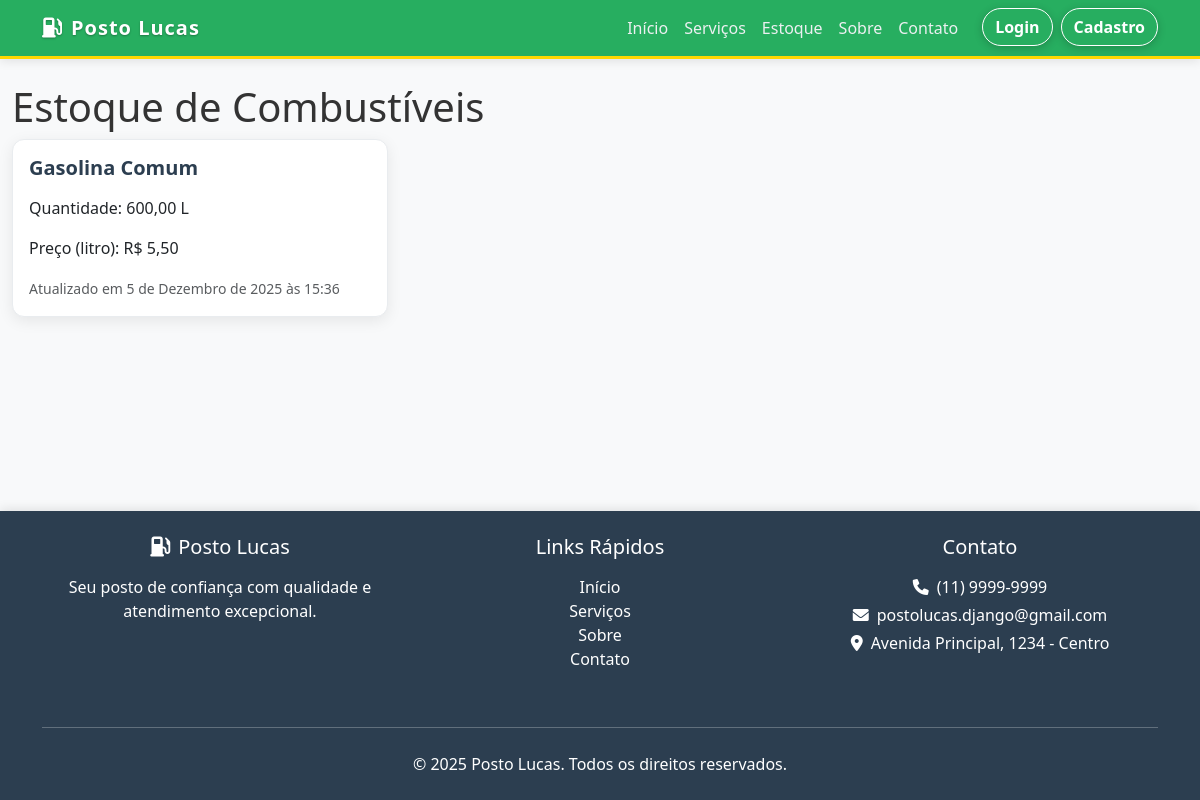
The app's page /gerenciamento/estoque/visivel/, older data.
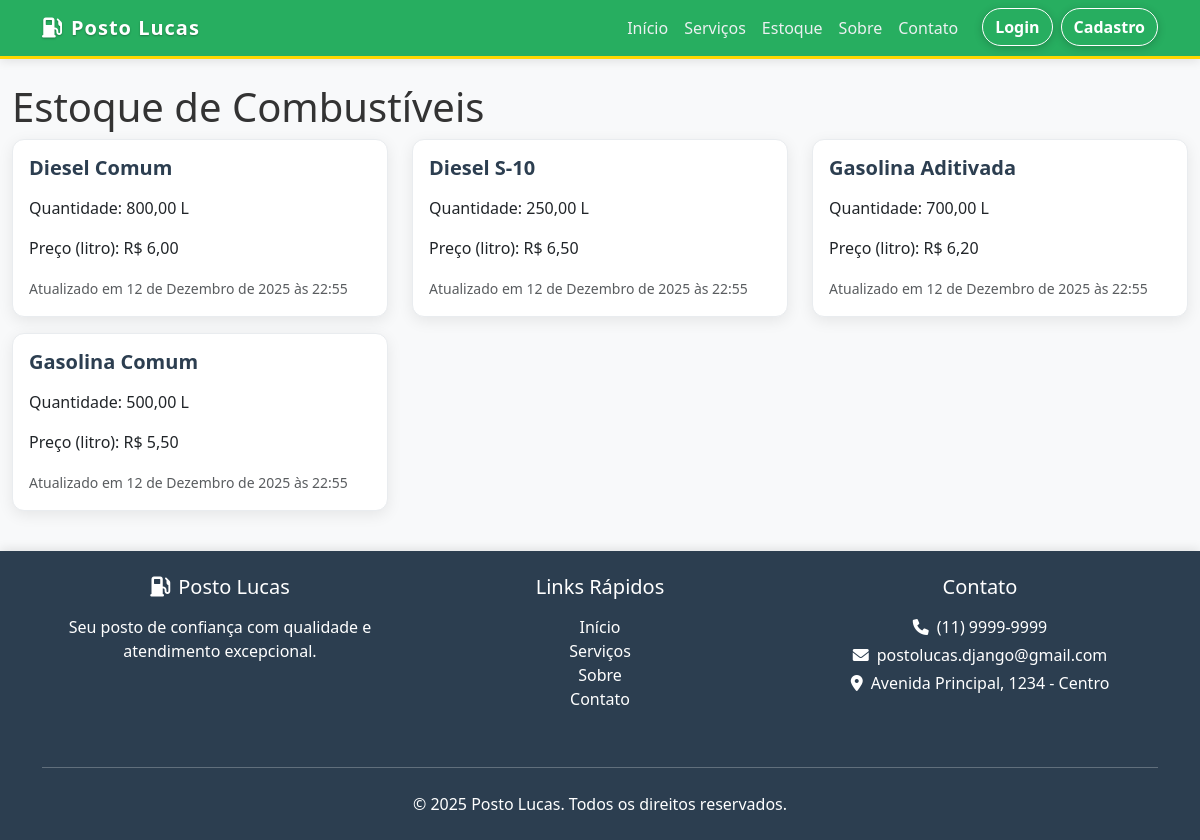
The same page, newer data.
### apps/gerenciamento/models.py (models this page shows, shortened)
class EstoqueGasolina(models.Model):
    TIPOS_COMBUSTIVEL = [
        ('GAS_COMUM', 'Gasolina Comum'),
        ('GAS_ADITIVADA', 'Gasolina Aditivada'),
        ('DIESEL_COMUM', 'Diesel Comum'),
        ('DIESEL_S10', 'Diesel S-10'),
        ('ETANOL', 'Etanol'),
    ]
    tipo = models.CharField(
        max_length=20,
        choices=TIPOS_COMBUSTIVEL,
        unique=True,
        verbose_name="Tipo de Combustível"
    )
    quantidade_litros = models.DecimalField(
        max_digits=10,
        decimal_places=2,
        default=Decimal('0.00'),
        verbose_name="Estoque (Litros)"
    )
    preco_atual_litro = models.DecimalField(
        max_digits=10,
        decimal_places=2,
        default=Decimal('0.00'),
        verbose_name="Preço Atual por Litro (R$)"
    )
    data_ultima_atualizacao = models.DateTimeField(
        auto_now=True,
        verbose_name="Última Atualização"
    )
    class Meta:
        verbose_name = "Estoque de Combustível"
        verbose_name_plural = "Estoque de Combustíveis"

### apps/gerenciamento/views.py (the view)
# urls.py: path('estoque/visivel/', views.estoque_visivel_view, name='estoque_visivel'),
def estoque_visivel_view(request):
    estoques = EstoqueGasolina.objects.all().order_by('tipo')
    context = {
        'estoques': estoques,
        'titulo': 'Estoque de Combustíveis'
    }
    return render(request, 'gerenciamento/estoque_visivel.html', context)

### templates/gerenciamento/estoque_visivel.html
{% extends 'shared/base.html' %} {% block content %}
<h1>{{ titulo }}</h1>
<div class="row">
    {% for item in estoques %}
    <div class="col-md-4 mb-3">
    <div class="card">
        <div class="card-body">
        <h5 class="card-title">{{ item.get_tipo_display }}</h5>
        <p class="card-text">Quantidade: {{ item.quantidade_litros }} L</p>
        <p class="card-text">Preço (litro): R$ {{ item.preco_atual_litro }}</p>
        {% if item.data_ultima_atualizacao %}
        <small class="text-muted"
            >Atualizado em {{ item.data_ultima_atualizacao }}</small
        >
        {% endif %}
        </div>
    </div>
    </div>
    {% empty %}
    <p>Não há combustíveis cadastrados no momento.</p>
    {% endfor %}
</div>
{% endblock %}

### templates/shared/base.html (shortened to what this page needs)
{% load static %}
<!DOCTYPE html>
<html lang="pt-br">
  <head>
    <link
      href="https://cdn.jsdelivr.net/npm/bootstrap@5.3.3/dist/css/bootstrap.min.css"
      rel="stylesheet"
    />
    <link rel="stylesheet" href="https://cdnjs.cloudflare.com/ajax/libs/font-awesome/6.0.0/css/all.min.css">
    <link rel="stylesheet" href="{% static 'css/style.css' %}?v=7" />
  </head>
  <body>
    {% include "shared/partials/_header.html" %}
    <main class="container my-4">
       {% block content %}{% endblock %}
    </main>
    {% include "shared/partials/_footer.html" %} {% block extra_js %}{%endblock%} {% include "shared/partials/_popups.html" %} {% include "shared/partials/_logout_modal.html" %}
  </body>
</html>

### templates/shared/partials/_header.html (shortened to what this page needs)
{% load static %}
{% load custom_filters %}
<nav class="navbar navbar-expand-lg navbar-dark">
    <div class="container">
        <a class="navbar-brand" href="{% url 'home' %}">
            <i class="fas fa-gas-pump me-2"></i>Posto Lucas
        </a>
        <div class="collapse navbar-collapse" id="navbarNav">
            <ul class="navbar-nav ms-auto">
                <li class="nav-item">
                    <a class="nav-link" href="{% url 'home' %}">Início</a>
                </li>
                {% if not user.is_authenticated or not user.is_superuser and not user|is_employee %}
                <li class="nav-item">
                    <a class="nav-link" href="{% url 'lista_servicos' %}">Serviços</a>
                </li>
                <li class="nav-item">
                    <a class="nav-link" href="{% url 'estoque_visivel' %}">Estoque</a>
                </li>
                {% endif %}
                <li class="nav-item">
                    <a class="nav-link" href="{% url 'sobre' %}">Sobre</a>
                </li>
                <li class="nav-item">
                    <a class="nav-link" href="{% url 'contato' %}">Contato</a>
                </li>
                {% if user.is_authenticated %}
                <li class="nav-item ms-3">
                    <span class="nav-link text-white">Olá, **{{ user.username }}!**</span>
                </li>
                <li class="nav-item">
                    <a
                        class="btn btn-danger"
                        href="#"
                        role="button"
                        data-bs-toggle="modal"
                        data-bs-target="#logoutModal"
                        onclick="event.preventDefault();"
                    >Sair</a>
                </li>
                {% else %}
                <li class="nav-item ms-3">
                    <a
                        class="btn btn-success border border-white"
                        href="{% url 'login' %}"
                    >Login</a>
                </li>
                <li class="nav-item">
                    <a
                        class="btn btn-success ms-2 border border-white"
                        href="{% url 'register' %}"
                    >Cadastro</a>
                </li>
                {% endif %}
            </ul>
        </div>
    </div>
</nav>

### templates/shared/partials/_footer.html (shortened to what this page needs)
{% load static %}
<footer class="text-white text-center py-4 mt-auto">
    <div class="container">
        <div class="row">
            <div class="col-md-4 mb-3">
                <h5 class="mb-3"><i class="fas fa-gas-pump me-2"></i>Posto Lucas</h5>
                <p class="mb-0">Seu posto de confiança com qualidade e atendimento excepcional.</p>
            </div>
            <div class="col-md-4 mb-3">
                <h5 class="mb-3">Links Rápidos</h5>
                <ul class="list-unstyled">
                    <li><a href="{% url 'home' %}" class="text-white text-decoration-none">Início</a></li>
                    <li><a href="{% url 'lista_servicos' %}" class="text-white text-decoration-none">Serviços</a></li>
                    <li><a href="{% url 'sobre' %}" class="text-white text-decoration-none">Sobre</a></li>
                    <li><a href="{% url 'contato' %}" class="text-white text-decoration-none">Contato</a></li>
                </ul>
            </div>
            <div class="col-md-4 mb-3">
                <h5 class="mb-3">Contato</h5>
                <p class="mb-1"><i class="fas fa-phone me-2"></i>(11) 9999-9999</p>
                <p class="mb-1"><i class="fas fa-envelope me-2"></i>postolucas.django@gmail.com</p>
                <p class="mb-0"><i class="fas fa-map-marker-alt me-2"></i>Avenida Principal, 1234 - Centro</p>
            </div>
        </div>
        <hr class="my-4">
        <p class="mb-0">&copy; 2025 Posto Lucas. Todos os direitos reservados.</p>
    </div>
</footer>

### static/css/style.css (style rules this page uses)
body { background: #f8f9fa; min-height: 100vh; display: flex; flex-direction: column; font-family: 'Segoe UI', Tahoma, Geneva, Verdana, sans-serif; color: #333; }
.navbar { background: #27ae60; border-bottom: 3px solid #ffd700; box-shadow: 0 2px 10px rgba(0, 0, 0, 0.1); transition: all 0.3s ease; }
.navbar-brand { font-weight: 700; letter-spacing: 1px; color: #fff !important; text-shadow: 0 1px 2px rgba(0, 0, 0, 0.3); transition: transform 0.3s ease; }
.navbar-nav .nav-link { color: #ecf0f1 !important; font-weight: 500; transition: all 0.3s ease; position: relative; }
.navbar .btn { border-radius: 20px; font-weight: 600; transition: all 0.3s ease; box-shadow: 0 2px 8px rgba(0, 0, 0, 0.2); }
.card { border: none; border-radius: 12px; box-shadow: 0 4px 15px rgba(0, 0, 0, 0.08); transition: all 0.3s ease; background: #ffffff; border: 1px solid #e9ecef; }
.card-title { font-size: 1.25rem; font-weight: 600; color: #2c3e50; margin-bottom: 1rem; }
.btn-success { background: #27ae60; border: none; border-radius: 25px; font-weight: 600; transition: all 0.3s ease; box-shadow: 0 4px 15px rgba(39, 174, 96, 0.3); }
footer { margin-top: auto; padding: 2rem 0; background: #2c3e50; color: #ecf0f1; box-shadow: 0 -2px 10px rgba(0, 0, 0, 0.1); }
main.container { max-width: 1200px; width: 100%; }
main { flex-grow: 1; }

Row changes from the older to the newer data that the page shows:
added EstoqueGasolina: tipo "Diesel Comum", quantidade_litros "800,00", preco_atual_litro "6,00", data_ultima_atualizacao "12 de Dezembro de 2025 às 22:55"
added EstoqueGasolina: tipo "Diesel S-10", quantidade_litros "250,00", preco_atual_litro "6,50", data_ultima_atualizacao "12 de Dezembro de 2025 às 22:55"
added EstoqueGasolina: tipo "Gasolina Aditivada", quantidade_litros "700,00", preco_atual_litro "6,20", data_ultima_atualizacao "12 de Dezembro de 2025 às 22:55"
changed EstoqueGasolina "Gasolina Comum": quantidade_litros "600,00" → "500,00"; data_ultima_atualizacao "5 de Dezembro de 2025 às 15:36" → "12 de Dezembro de 2025 às 22:55"
